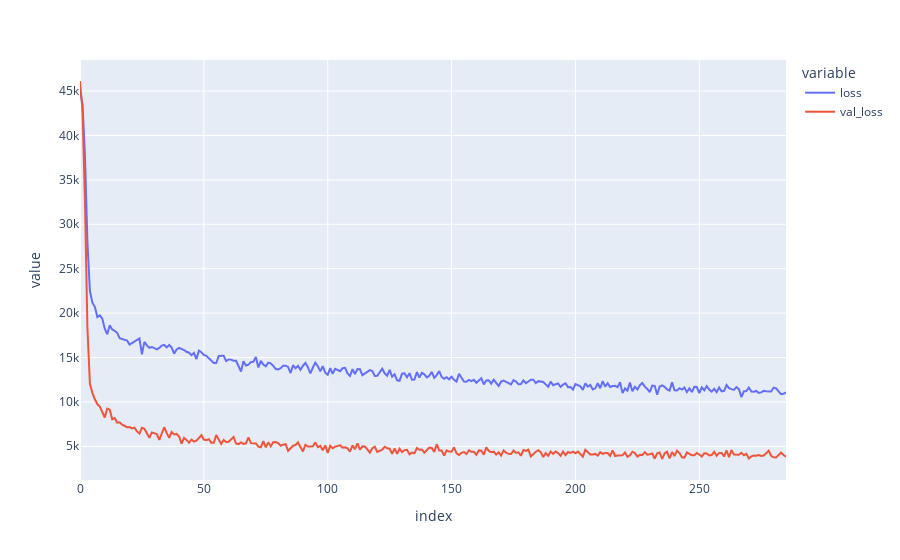

Notebook code for this chart:
### Code cell
px.line(erhist)

### Figure 1 — Plotly figure (JSON) as saved in the notebook; plotly's stock layout.template omitted (floating-point values rounded to 4 significant figures; data arrays with more than 128 entries replaced by an {"elided": "..."} marker saying what was removed)
{"data": [{"hovertemplate": "variable=loss<br>index=%{x}<br>value=%{y}<extra></extra>", "legendgroup": "loss", "line": {"color": "#636efa", "dash": "solid"}, "marker": {"symbol": "circle"}, "mode": "lines", "name": "loss", "orientation": "v", "showlegend": true, "type": "scatter", "x": {"elided": "286 int values"}, "xaxis": "x", "y": {"elided": "286 float values"}, "yaxis": "y"}, {"hovertemplate": "variable=val_loss<br>index=%{x}<br>value=%{y}<extra></extra>", "legendgroup": "val_loss", "line": {"color": "#EF553B", "dash": "solid"}, "marker": {"symbol": "circle"}, "mode": "lines", "name": "val_loss", "orientation": "v", "showlegend": true, "type": "scatter", "x": {"elided": "286 int values"}, "xaxis": "x", "y": {"elided": "286 float values"}, "yaxis": "y"}], "layout": {"legend": {"title": {"text": "variable"}, "tracegroupgap": 0}, "margin": {"t": 60}, "xaxis": {"anchor": "y", "domain": [0, 1], "title": {"text": "index"}}, "yaxis": {"anchor": "x", "domain": [0, 1], "title": {"text": "value"}}}}
